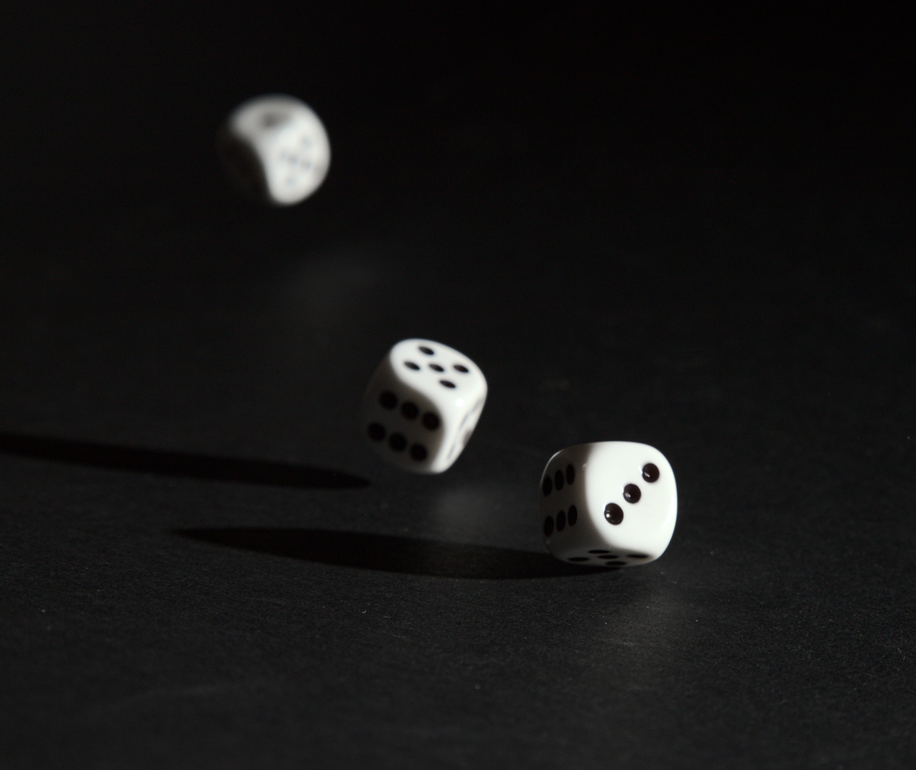
//> input picture Dice.png, 916 x 770 px, shrunk from 1284 x 1080 before the run
$ ./main   (built with g++ and OpenCV 4)
//> lines starting //> are read from the running program, lines starting //| are printed output that depends on the picture; after the words box and inside, x2 and y2 are one past the last pixel; in counts of white or black regions, pixels touching at a corner belong together
#include <iostream>
#include "opencv2/core/core.hpp"
#include "opencv2/imgproc/imgproc.hpp"
#include "opencv2/highgui/highgui.hpp"

using namespace cv;
using namespace std;

/**
 * @brief Creates a binary mask from a grayscale input image.
 *
 * This function takes an input grayscale image 'f' and creates a binary mask based on a threshold.
 * Pixels with values greater than 125 are set to 255 (white), and others are set to 0 (black).
 *
 * @param f Input grayscale image.
 * @return Binary mask image.
 */

Mat Binary(Mat f) {


    Mat msk(f.rows, f.cols, CV_8U, Scalar(0));

    for(int row = 0; row < f.rows; row++){
        for(int col = 0; col < f.cols; col++){
            if(f.at<uchar>(row, col) > 125){
                msk.at<uchar>(row,col) = uchar(255);
            }
            else{
                msk.at<uchar>(row,col) = uchar(0);
            }
        }
    }
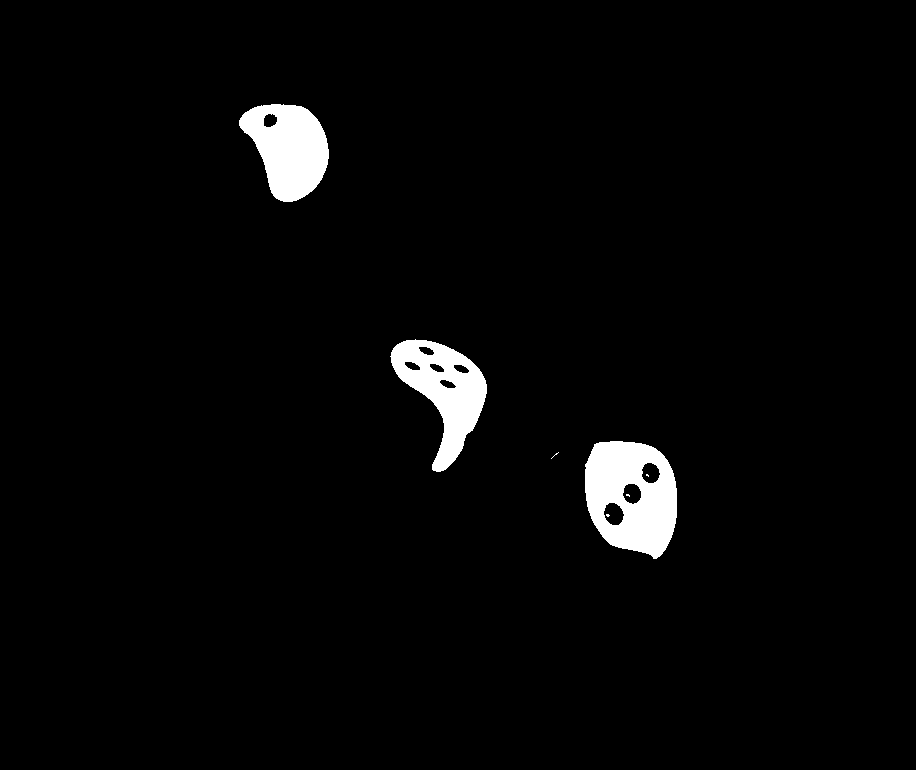
//> msk: 770 rows x 916 cols, CV_8UC1; 2.8% white; 7 white regions (4 under 20 px), largest, box (x1, y1, x2, y2) and area: (585, 441, 677, 559) 7813, (390, 339, 487, 472) 5941, (239, 104, 329, 202) 5854

    return msk;
}

/**
 * @brief Applies a binary mask to two grayscale images and generates an output image.
 *
 * This function creates a binary mask 'm' based on a threshold and applies it to two images 'f' and 'h'.
 * Pixels in 'g' are taken from 'h' where 'm' is >= 200 and from 'f' otherwise.
 * Additionally, this function displays and saves intermediate images for debugging purposes.
 *
 * @param g Output image where the binary mask is applied.
 * @param m Binary mask image.
 * @param f First grayscale input image.
 * @param h Second grayscale input image.
 */
void BinaryMask(Mat g, Mat m, Mat f, Mat h){

    for(int row = 0; row < g.rows; row++){
        for(int col = 0; col < g.cols; col++){
            if(m.at<uchar>(row, col) >= 200){
                g.at<uchar>(row,col) = uchar(h.at<uchar>(row,col));
            }
            else{
                g.at<uchar>(row,col) = uchar(f.at<uchar>(row,col));
            }
        }
    }

    namedWindow("PhotoFrame", WINDOW_NORMAL);
    imshow("PhotoFrame", f);
    waitKey(0);

    namedWindow("PhotoFrame", WINDOW_NORMAL);
    imshow("PhotoFrame", m);
    imwrite("Mask2.jpg", m);
    waitKey(0);

    namedWindow("PhotoFrame", WINDOW_NORMAL);
    imshow("PhotoFrame", h);
    waitKey(0);

    namedWindow("PhotoFrame", WINDOW_NORMAL);
    imshow("PhotoFrame", g);
    imwrite("BinaryMask2.jpg", g);
    waitKey(0);

}

Mat LoadImage(const string& filename, int flags){
    Mat image = imread(filename, flags);
    if(image.empty()) {
        cerr << "Error: Unable to load image from file: " << filename << endl;
        exit(EXIT_FAILURE);
    }
    return image;
}


int main() {
    Mat f = LoadImage("../Dice.png", IMREAD_GRAYSCALE);
    Mat tH = Binary(f);
    Mat h = LoadImage("../Flower.png", IMREAD_GRAYSCALE);
//> call 2 of LoadImage, with filename = "../Flower.png", flags = 0
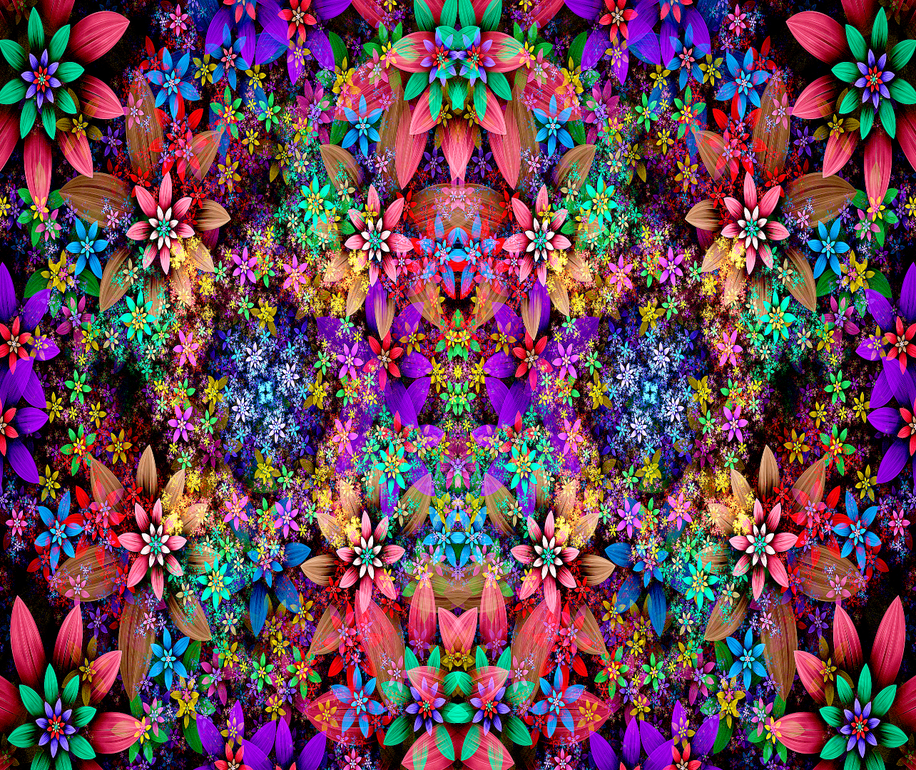
//> input picture Flower.png, 916 x 770 px, shrunk from 1284 x 1080 before the run
//> in LoadImage (call 2), `Mat image = imread(filename, flags);`:
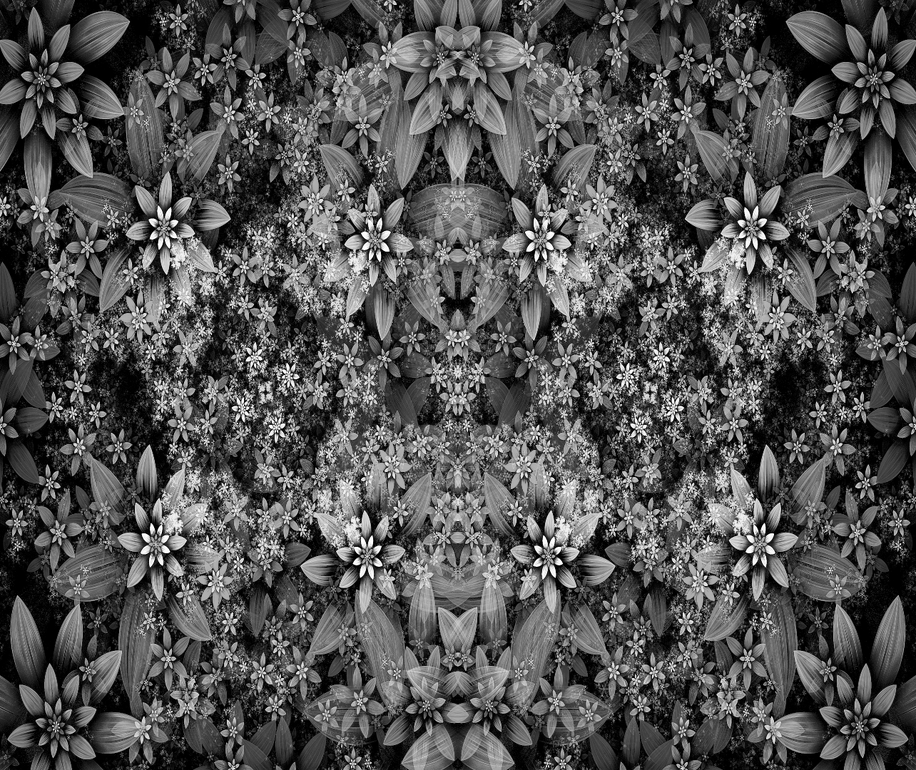
//> image: 770 rows x 916 cols, CV_8UC1; min 0, max 255, mean 81.6

    int srows = min(f.rows, h.rows);
//> srows = 770
    int scols = min(f.cols, h.cols);
//> scols = 916

    Mat g(srows, scols, CV_8U, Scalar(0, 0, 0));
    BinaryMask(g, tH, f, h);
//> after the loop in BinaryMask, `for(int row = 0; row < g.rows; row++)`:
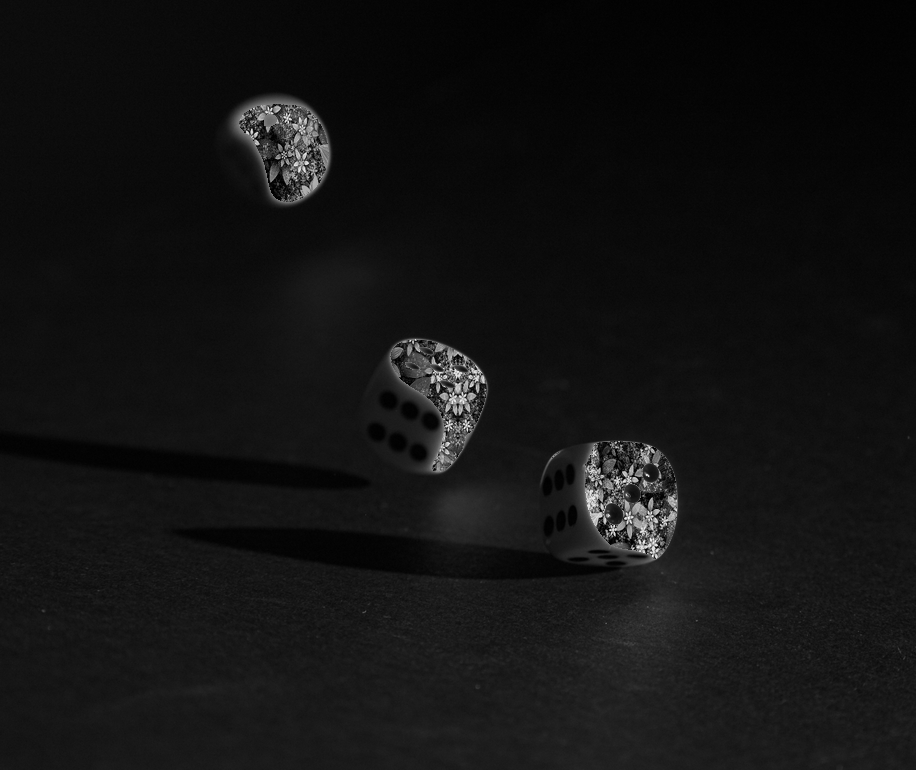
//> g: 770 rows x 916 cols, CV_8UC1; min 0, max 252, mean 18.7
}
